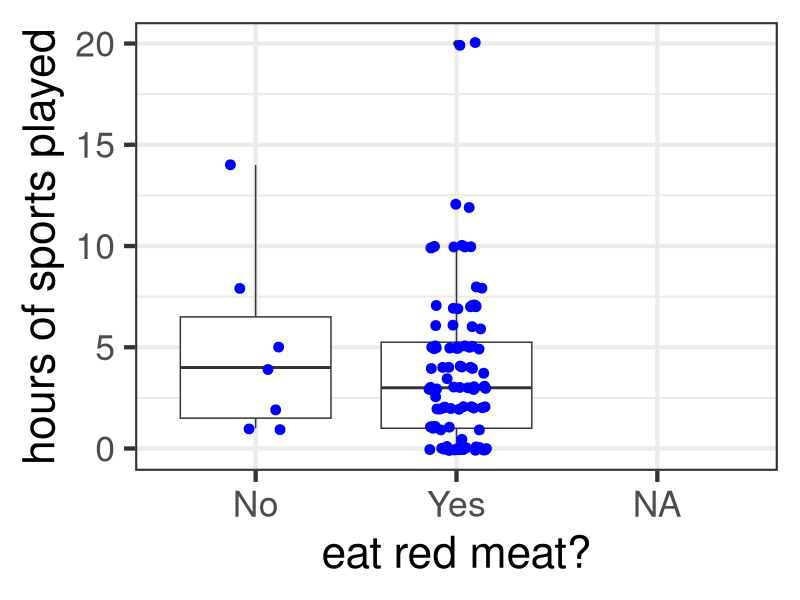

This chart was generated by the following R code:
## ---- chunk 1
library(plyr)
library(dplyr)
library(tidyverse)
## ---- chunk 2
options(scipen=999) # stops the scientific notation
options(warn=-1) # stops the annoying warnings
x = readr::read_csv("data.csv", na = c("NA",""," ", "n/a"))
## ---- chunk 3
yes_answers = c("Well done","Rare","Medium","Medium-rare","Medium-well done")
x$Meat = ifelse(x$`How do you like your steak cooked?` %in% yes_answers, "Yes",
                ifelse(x$`How do you like your steak cooked?` == "I don't eat red meat", "No", NA))
x$`How many hours a week do you spend exercising?` <- as.numeric(as.character(x$`How many hours a week do you spend exercising?`))
x <- x %>% mutate(`How many hours a week do you spend exercising?` = ifelse(`How many hours a week do you spend exercising?` < 24, `How many hours a week do you spend exercising?`, NA))

#x %>% group_by(Meat) %>% summarize(mean_size=mean(`How many hours a week do you spend exercising?`, na.rm=TRUE))
x %>% group_by(Meat) %>% summarize(Mean = mean(`How many hours a week do you spend exercising?`, na.rm=TRUE), SD = sd(`How many hours a week do you spend exercising?`, na.rm=TRUE), n=n())

library("ggplot2")
ggplot(x, aes(x=Meat, y = `How many hours a week do you spend exercising?`)) + geom_boxplot() + geom_jitter(width=0.15, size=3, colour = "blue") + theme_bw(base_size=32) + labs(x="eat red meat?", y="hours of sports played")
## ---- chunk 4
x %>% group_by(Meat) %>% summarize(Mean=mean(`How many hours a week do you spend exercising?`, na.rm=TRUE),SD=sd(`How many hours a week do you spend exercising?`, na.rm=TRUE), n=n())
## ---- chunk 5
nM=101
nV=7
sM=3.866192	
sV=4.690416	
mM=4.0125	
mV=5.0000	
sP = sqrt(((nM - 1) * sM^2 + (nV - 1) * sV^2)/
(nM + nV - 2))

t0 = (mM - mV)/(sP * sqrt(1/nM + 1/nV))
t0
## ---- chunk 6
deg_free = nM+nV-2
p_val = 2 * (1 - pt(abs(t0), deg_free))
p_val
## ---- chunk 7
x$TripleClub <- ifelse(x$`How many university clubs are you a member of?` >= 3, "Yes", "No")
x %>% group_by(TripleClub) %>% summarize(mean_size=mean(`How many hours a week do you spend exercising?`, na.rm=TRUE))

## ---- chunk 8
x <- x %>% mutate(`On average, how many hours per week did you spend on university work last semester?` =
                    ifelse(`On average, how many hours per week did you spend on university work last semester?` < 70,
                           `On average, how many hours per week did you spend on university work last semester?`, NA))
x %>% group_by(`Do you currently live with your parents?`) %>% summarize(mean_size=mean(`On average, how many hours per week did you spend on university work last semester?`, na.rm=TRUE))
## ---- chunk 9
x$Gender <- toupper(mapvalues(x$Gender %>% tolower,
                              from=c("female", "male", "man"),
                              to=c("f", "m", "m")))
x <- x %>% mutate(`Gender` = fct_lump(`Gender`, n = 2, other_level = NA))
x
## ---- chunk 10
x <- x %>%
  mutate(`What is your shoe size?` = 
           case_when(`Gender` == "M" ~
                       recode_factor(as.character(`What is your shoe size?`),
                                     "35.5"="3", "37"="4","38"="5","39"="6","40"="6",
                                     "40.5"="7","41"="7.5","42"="8","42.5"="8.5","43"="9",
                                     "44"="9.5","44.5"="10","45"="10.5","46"="11",
                                     "47"="12","48"="13","49.5"="14"),
                    `Gender` == "F" ~
                        recode_factor(as.character(`What is your shoe size?`),
                                      "35"="4","36"="5","37"="6","38"="7","39"="8",
                                      "40"="9","41"="10","42"="11")))
x$`What is your shoe size?` <- as.numeric(as.character(x$`What is your shoe size?`))  # converting back to numeric
x <- x %>% mutate(`What is your shoe size?` = ifelse(`What is your shoe size?` < 16, `What is your shoe size?`, NA))  # removing values stupidly high
## ---- chunk 11


handed=recode(x$`What is your dominant hand?`, `Left handed` ="Left", `Right handed`="Right",.default = NA_character_)


tab=table(handed,x$`Do you wear glasses or contacts?`)
tab
## ---- chunk 12

fisher.test(tab)
## ---- chunk 13


table(x$`Do you currently live with your parents?`,x$`Did you have a pet growing up?`)
## ---- chunk 14
y=c(35,13,25,36)
n=sum(y)
c=2
r=2
y.mat = matrix(y, nrow = r, ncol = c)
chisq.test(y.mat)
